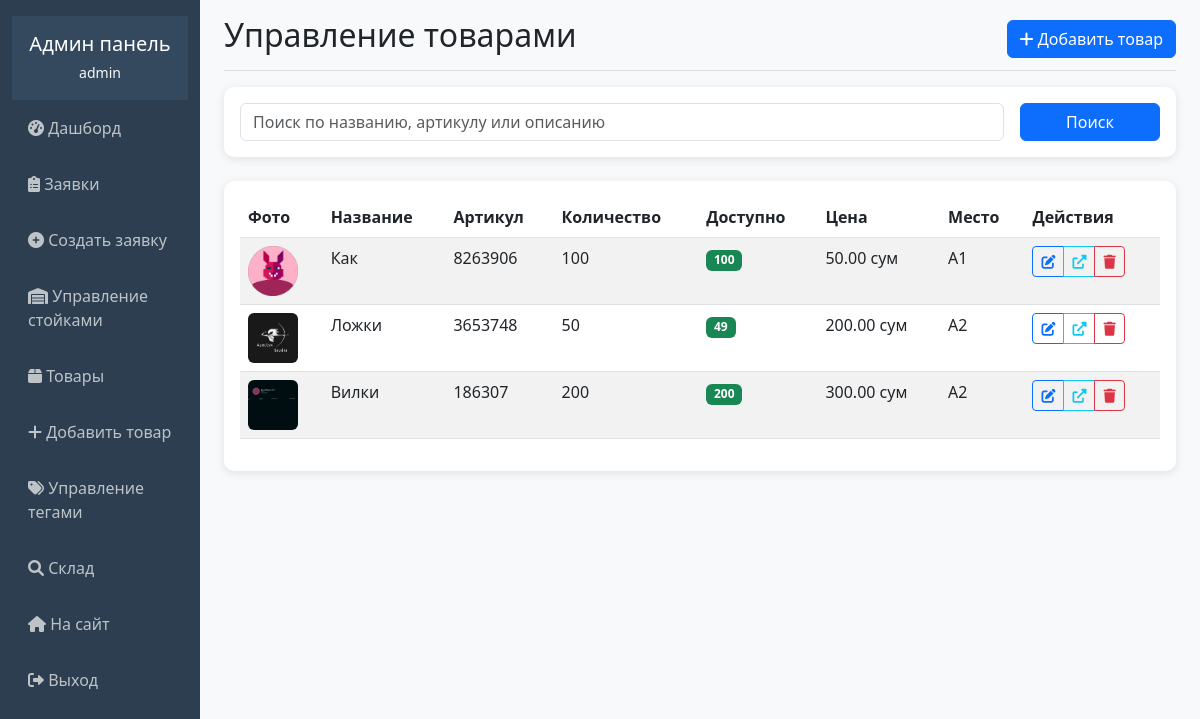
Page /superuser/products/ (signed in) on the committed database.
### rental/models.py (models this page shows, shortened)
class Product(models.Model):
    name = models.CharField(max_length=200, verbose_name='Название')
    photo = models.ImageField(upload_to='products/', verbose_name='Фото')
    article = models.CharField(max_length=50, unique=True, verbose_name='Артикул')
    description = models.TextField(blank=True, verbose_name='Описание')
    quantity = models.IntegerField(default=0, verbose_name='Количество')
    available_quantity = models.IntegerField(default=0, verbose_name='Доступное количество')
    tags = models.ManyToManyField(Tag, blank=True, verbose_name='Теги')
    daily_price = models.DecimalField(max_digits=10, decimal_places=2, verbose_name='Цена за день')
    shelf = models.ForeignKey(Shelf, on_delete=models.CASCADE, verbose_name='Место хранения')
    created_at = models.DateTimeField(auto_now_add=True)
    def get_display_name(self):
        return self.name.capitalize()
    class Meta:
        verbose_name = 'Товар'
        verbose_name_plural = 'Товары'

class Shelf(models.Model):
    storage = models.ForeignKey(Storage, on_delete=models.CASCADE, verbose_name='Стойка')
    number = models.CharField(max_length=10, verbose_name='Номер полки')
    def __str__(self):
        return f"{self.storage.name}{self.number}"
    class Meta:
        verbose_name = 'Полка'
        verbose_name_plural = 'Полки'

class Storage(models.Model):
    name = models.CharField(max_length=10, verbose_name='Название стойки')
    class Meta:
        verbose_name = 'Стойка'
        verbose_name_plural = 'Стойки'

### rental/admin_views.py (the view, shortened to what this page needs)
# urls.py: path('products/', admin_views.product_management, name='product_management'),
@user_passes_test(is_admin)
def product_management(request):
    products = Product.objects.all()
    search_query = request.GET.get('search', '')
    context = {
        'products': products,
        'search_query': search_query,
    }
    return render(request, 'rental/admin/product_management.html', context)

### rental/admin_views.py (called while the page is built)
def is_admin(user):
    return user.is_authenticated and user.is_staff

### templates/rental/admin/product_management.html (shortened to what this page needs)
{% extends 'rental/admin/base_admin.html' %}
{% block content %}
<div class="d-flex justify-content-between flex-wrap flex-md-nowrap align-items-center pb-2 mb-3 border-bottom">
    <h1 class="h2">Управление товарами</h1>
    <a href="{% url 'add_product' %}" class="btn btn-primary">
        <i class="fas fa-plus"></i> Добавить товар
    </a>
</div>
<div class="card mb-4">
    <div class="card-body">
        <form method="get">
            <div class="row g-3">
                <div class="col-md-10">
                    <input type="text" name="search" class="form-control" placeholder="Поиск по названию, артикулу или описанию" value="{{ search_query }}">
                </div>
                <div class="col-md-2">
                    <button type="submit" class="btn btn-primary w-100">Поиск</button>
                </div>
            </div>
        </form>
    </div>
</div>
<div class="card">
    <div class="card-body">
        <div class="table-responsive">
            <table class="table table-striped">
                <thead>
                    <tr>
                        <th>Фото</th>
                        <th>Название</th>
                        <th>Артикул</th>
                        <th>Количество</th>
                        <th>Доступно</th>
                        <th>Цена</th>
                        <th>Место</th>
                        <th>Действия</th>
                    </tr>
                </thead>
                <tbody>
                    {% for product in products %}
                    <tr>
                        <td>
                            {% if product.photo %}
                                <img src="{{ product.photo.url }}" alt="{{ product.name }}" style="width: 50px; height: 50px; object-fit: cover;" class="rounded">
                            {% else %}
                                <div class="bg-light rounded d-flex align-items-center justify-content-center" style="width: 50px; height: 50px;">
                                    <i class="fas fa-image text-muted"></i>
                                </div>
                            {% endif %}
                        </td>
                        <td>{{ product.get_display_name }}</td>
                        <td>{{ product.article }}</td>
                        <td>{{ product.quantity }}</td>
                        <td>
                            {% if product.available_quantity <= 0 %}
                                <span class="badge bg-danger">{{ product.available_quantity }}</span>
                            {% elif product.available_quantity <= 5 %}
                                <span class="badge bg-warning">{{ product.available_quantity }}</span>
                            {% else %}
                                <span class="badge bg-success">{{ product.available_quantity }}</span>
                            {% endif %}
                        </td>
                        <td>{{ product.daily_price }} сум</td>
                        <td>{{ product.shelf }}</td>
                        <td>
                            <div class="btn-group" role="group">
                                <a href="{% url 'edit_product' product.id %}" class="btn btn-sm btn-outline-primary" title="Редактировать">
                                    <i class="fas fa-edit"></i>
                                </a>
                                <a href="{% url 'rental:product_detail' product.id %}" class="btn btn-sm btn-outline-info" title="Просмотр на сайте" target="_blank">
                                    <i class="fas fa-external-link-alt"></i>
                                </a>
                                <a href="{% url 'delete_product' product.id %}" class="btn btn-sm btn-outline-danger" title="Удалить товар">
                                    <i class="fas fa-trash"></i>
                                </a>
                            </div>
                        </td>
                    </tr>
                    {% empty %}
                    <tr>
                        <td colspan="8" class="text-center">Товаров не найдено</td>
                    </tr>
                    {% endfor %}
                </tbody>
            </table>
        </div>
    </div>
</div>
{% endblock %}

### templates/rental/admin/base_admin.html (shortened to what this page needs)
<!DOCTYPE html>
<html lang="ru">
<head>
    <link href="https://cdnjs.cloudflare.com/ajax/libs/bootstrap/5.3.0/css/bootstrap.min.css" rel="stylesheet">
    <link href="https://cdnjs.cloudflare.com/ajax/libs/font-awesome/6.0.0/css/all.min.css" rel="stylesheet">
</head>
<body>
    <div class="container-fluid">
        <div class="row">
            <nav class="col-md-3 col-lg-2 d-md-block sidebar collapse">
                <div class="position-sticky">
                    <div class="admin-header text-center">
                        <h5 class="text-white mb-1">Админ панель</h5>
                        {% if user.is_authenticated %}
                            <small class="text-light">{{ user.username }}</small>
                        {% endif %}
                    </div>
                    <ul class="nav flex-column">
                        <li class="nav-item">
                            <a class="nav-link" href="{% url 'admin_dashboard' %}">
                                <i class="fas fa-tachometer-alt"></i> Дашборд
                            </a>
                        </li>
                        <li class="nav-item">
                            <a class="nav-link" href="{% url 'admin_orders' %}">
                                <i class="fas fa-clipboard-list"></i> Заявки
                            </a>
                        </li>
                        <li class="nav-item">
                            <a class="nav-link" href="{% url 'admin_create_order' %}">
                                <i class="fas fa-plus-circle"></i> Создать заявку
                            </a>
                        </li>
                        <li class="nav-item">
                            <a class="nav-link" href="{% url 'storage_management' %}">
                                <i class="fas fa-warehouse"></i> Управление стойками
                            </a>
                        </li>
                        <li class="nav-item">
                            <a class="nav-link" href="{% url 'product_management' %}">
                                <i class="fas fa-box"></i> Товары
                            </a>
                        </li>
                        <li class="nav-item">
                            <a class="nav-link" href="{% url 'add_product' %}">
                                <i class="fas fa-plus"></i> Добавить товар
                            </a>
                        </li>
                        <li class="nav-item">
                            <a class="nav-link" href="{% url 'tag_management' %}">
                                <i class="fas fa-tags"></i> Управление тегами
                            </a>
                        </li>
                        <li class="nav-item">
                            <a class="nav-link" href="{% url 'inventory_view' %}">
                                <i class="fas fa-search"></i> Склад
                            </a>
                        </li>
                        <li class="nav-item">
                            <a class="nav-link" href="{% url 'rental:product_list' %}">
                                <i class="fas fa-home"></i> На сайт
                            </a>
                        </li>
                        <li class="nav-item">
                            <form method="post" action="{% url 'logout' %}" style="display: inline;">
                                <button type="submit" class="nav-link logout-btn border-0 bg-transparent w-100 text-start" onclick="return confirm('Вы действительно хотите выйти?')">
                                    <i class="fas fa-sign-out-alt"></i> Выход
                                </button>
                            </form>
                        </li>
                    </ul>
                </div>
            </nav>
            <main class="col-md-9 ms-sm-auto col-lg-10 px-md-4 main-content">
                <div class="pt-3 pb-2 mb-3">
                    {% block content %}{% endblock %}
                </div>
            </main>
        </div>
    </div>
</body>
</html>

### templates/rental/admin/base_admin.html (style rules this page uses)
.sidebar { min-height: 100vh; background-color: #2c3e50; padding-top: 1rem; }
.sidebar .nav-link { color: #bdc3c7; padding: 0.75rem 1rem; margin: 0.25rem 0; }
.main-content { background-color: #f8f9fa; min-height: 100vh; }
.card { border: none; box-shadow: 0 2px 10px rgba(0,0,0,0.1); border-radius: 10px; }
.admin-header { background-color: #34495e; color: white; padding: 1rem; margin-bottom: 0; }
.logout-btn { color: #e74c3c; border-top: 1px solid #34495e; margin-top: 1rem; padding-top: 1rem; }

### rows in the picture
Product: photo (picture), get_display_name "Как", article "8263906", quantity "100", available_quantity "100", daily_price "50.00", shelf "A1"
Product: photo (picture), get_display_name "Ложки", article "3653748", quantity "50", available_quantity "49", daily_price "200.00", shelf "A2"
Product: photo (picture), get_display_name "Вилки", article "186307", quantity "200", available_quantity "200", daily_price "300.00", shelf "A2"

### other values in the picture
{{ user.username }} "admin"
